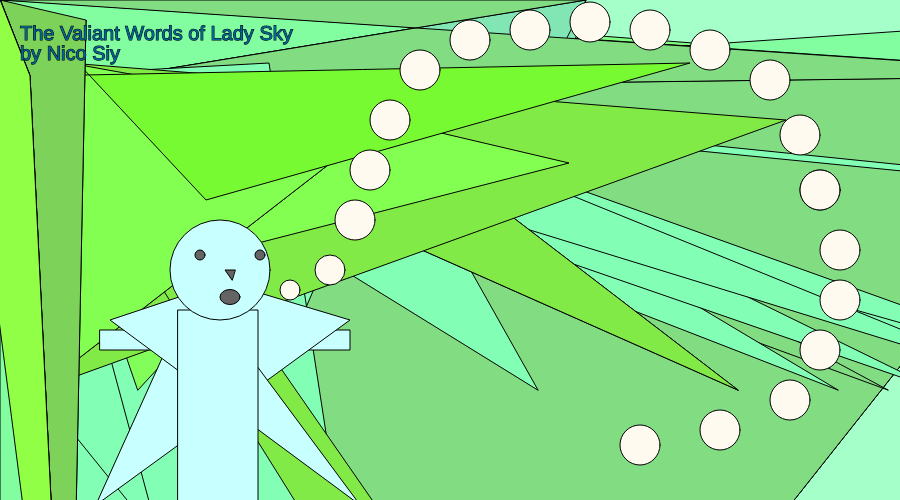
Frame 1 (no input)
Frame 60 (no input): identical to frame 1, image omitted
Frame 120 (the mouse pressed at the canvas centre since frame 60): identical to frame 1, image omitted

The p5.js sketch that drew this single still picture (run headless with seeded random() and noise() and a simulated clock; from frame 60 on, the mouse is pressed at the canvas centre):

// p5.js sketch
// ── sketch.js
function setup() {
	// "The Valiant Words of Lady Sky" - Nico Siy
	createCanvas(900, 500);
}

function draw() {
	// draw sky
	background(165, 400, 200);

	// set a fill color
	fill(200, 255, 255);
	noStroke();

	// set a stroke color
	stroke(0, 0, 0);


	//Background shapes and texture

	fill(130, 254, 110)
	quad(738, 890, 586, 120, 69, 63, 30, 76);
	fill(130, 254, 130)
	quad(738, 1090, 586, 120, 69, 63, 30, 76);
	quad(10, 10, 586, 2120, 269, 11, 1130, 76);
	fill(130, 254, 160)
	quad(38, 90, 586, 2120, 269, 1163, 1130,16);
	quad(38, 90, 586, 2120, 269, 1163, 30, 1);
	quad(0, 0, 0, 2120, 269, 1163, 1130, 76);
	fill(130, 230, 180)
	quad(38, 90, 586, 0, 269, 1163, 1130, 76);
	quad(38, 90, 586, 0, 0, 1163, 1130, 76);
	fill(130, 220, 130)
	quad(38, 90, 586, 0, 0, 0, 1130, 76);
	quad(38, 90, 586, 2120, 269, 1163, 1130, 76);
quad(888, 390, 386, 120, 69, 63, 30, 76);
fill(130, 280, 180)
quad(1090, 390, 386, 120, 69, 63, 30, 76);
quad(538, 390, 386, 120, 69, 63, 30, 76);
quad(838, 390, 386, 120, 69, 63, 30, 76);
quad(38, 390, 386, 120, 69, 863, 30, 76);
quad(38, 390, 386, 820, 69, 63, 30, 76);
quad(938, 390, 386, 120, 69, 63, 30, 76);
quad(3118, 390, 386, 120, 69, 63, 30, 76);
quad(1138, 390, 386, 120, 69, 63, 30, 76);
quad(1050, 390, 386, 120, 69, 63, 30, 76);
quad(738, 390, 386, 120, 69, 63, 30, 76);
quad(38, 90, 586, 2120, 269, 63, 30, 76);
fill(130, 254, 80)
quad(38, 390, 386, 120, 69, 63, 30, 76);
fill(130, 254, 90)
quad(138, 390, 386, 120, 69, 63, 30, 76);
fill(130, 234, 70)
quad(738, 390, 386, 120, 69, 63, 30, 76);
quad(38, 390, 786, 120, 69, 63, 30, 76);
quad(538, 890, 386, 520, 69, 63, 30, 76);
fill(130, 264, 80)
quad(38, 390, 386, 120, 569, 163, 130, 276);
quad(838, 890, 886, 820, 869, 863, 830, 876);
quad(38, 390, 386, 120, 69, 63, 30, 76);
fill(120, 250, 50)
	quad(48, 31, 206, 200, 690, 63, 35, 76);
	fill(125, 210, 50)
	quad(38, 310, 86, 20, 69, 63, 30, 76);
	fill(125, 210, 70)
	quad(38, 310, 86, 20, 69, 863, 30, 76);
	fill(125, 210, 90)
	quad(0, 0, 86, 20, 69, 863, 30, 76);
	fill(125, 240, 50)
	quad(0, 0, 0, 0, 69, 863, 30, 76);
	fill(125, 250, 50)
	quad(0, 0, 0, 0, 0, 0, 30, 76);
	quad(0, 0, -20, -10, 69, 863, 30, 76);
	fill(145, 260, 70)
	quad(0, 0, -50, -60, 69, 863, 30, 76);


////	// Lady Sky's Head/Body
fill(200, 255, 255)
stroke(0)
rect(100, 330, 250, 20) //body
//Lady sky's wings
triangle(200, 275, 350, 320, 96, 505); //left wing
triangle(200, 290, 110, 320, 360, 505);//right wing

	fill(200, 255, 255)
	rect(178, 310, 80, 300)
	ellipse(220, 270, 100, 100);

//Lady sky's face:
fill(100)
ellipse(200, 255, 10, 10) //left eye
ellipse(260, 255, 10, 10) //right eye

triangle(232, 280, 225, 270, 235, 270) //nose

ellipse(230, 297, 20, 15) //mouth

//Lady sky's Words

stroke(0, 0, 0)
fill(255, 250, 240) //floral white

ellipse(290, 290, 20, 20)
ellipse(330, 270, 30 ,30)
ellipse(355, 220, 40, 40)
ellipse(370, 170, 40, 40)
ellipse(390, 120, 40, 40)
ellipse(420, 70, 40, 40)
ellipse(470, 40, 40, 40)
ellipse(530, 30, 40, 40)
ellipse(590, 22, 40, 40)
ellipse(650, 30, 40, 40)
ellipse(710, 50, 40, 40)
ellipse(770, 80, 40, 40)
ellipse(800, 135, 40, 40)
ellipse(820, 190, 40, 40)
ellipse(840, 250, 40, 40)
ellipse(840, 300, 40, 40)
ellipse(820, 350, 40, 40)
ellipse(790, 400, 40, 40)
ellipse(720, 430, 40, 40)
ellipse(640, 445, 40, 40)
ellipse(820, 190, 40, 40)

//Title text

textSize(20);
fill(0, 102, 153);
text("The Valiant Words of Lady Sky", 20, 40);
text("by Nico Siy", 20, 60)






}
